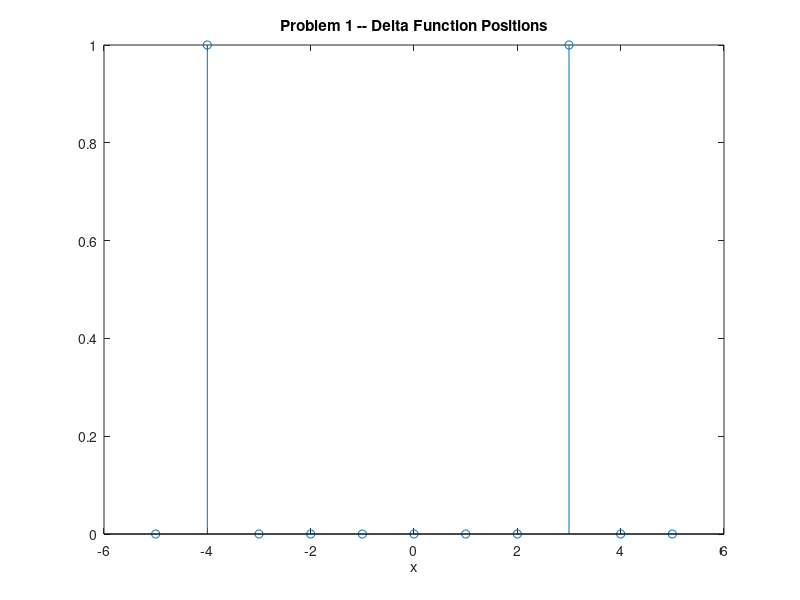

MATLAB code for this plot:
%Problem 1a - Generate the following discrete sequence:
% delta(n-3) + delta(n+4)
x=-5:5;
m = zeros(1,size(x,2));
% Delta function at x= -4
m(2) = 1;
% Delta function at x= 3
m(9) = 1;

h = figure;
circshift(m,-4,1);
stem(x,m)
xlabel('x')
title('Problem 1 -- Delta Function Positions')